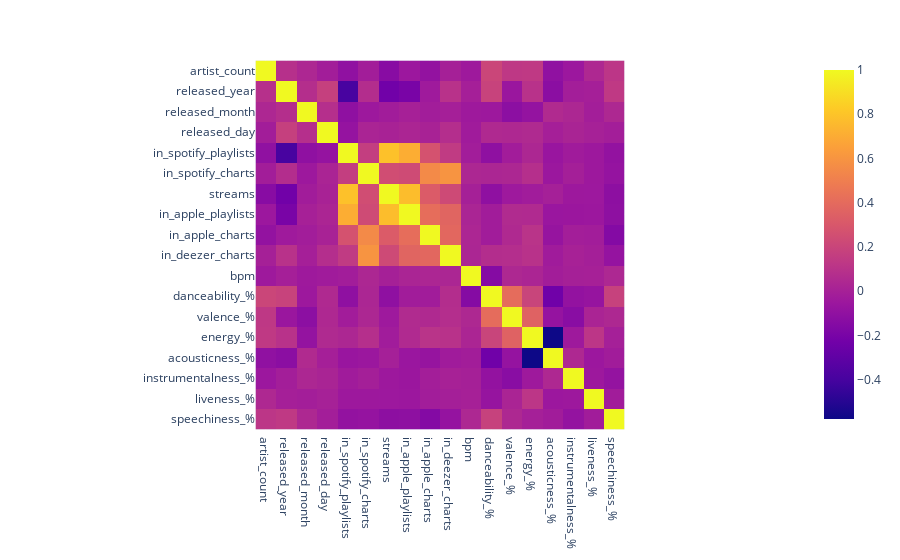

Notebook cell for this chart:
### Code cell
numeric_columns = df.select_dtypes(include=['float64', 'int64']).columns
correlation_matrix = df[numeric_columns].corr()
print(correlation_matrix)
px.imshow(correlation_matrix)

### Figure 1 — Plotly figure (JSON) as saved in the notebook; plotly's stock layout.template omitted (floating-point values rounded to 4 significant figures; data arrays with more than 128 entries replaced by an {"elided": "..."} marker saying what was removed)
{"data": [{"coloraxis": "coloraxis", "hovertemplate": "x: %{x}<br>y: %{y}<br>color: %{z}<extra></extra>", "name": "0", "type": "heatmap", "x": ["artist_count", "released_year", "released_month", "released_day", "in_spotify_playlists", "in_spotify_charts", "streams", "in_apple_playlists", "in_apple_charts", "in_deezer_charts", "bpm", "danceability_%", "valence_%", "energy_%", "acousticness_%", "instrumentalness_%", "liveness_%", "speechiness_%"], "xaxis": "x", "y": ["artist_count", "released_year", "released_month", "released_day", "in_spotify_playlists", "in_spotify_charts", "streams", "in_apple_playlists", "in_apple_charts", "in_deezer_charts", "bpm", "danceability_%", "valence_%", "energy_%", "acousticness_%", "instrumentalness_%", "liveness_%", "speechiness_%"], "yaxis": "y", "z": {"elided": "18x18 float values"}}], "layout": {"coloraxis": {"colorscale": [[0, "#0d0887"], [0.1111, "#46039f"], [0.2222, "#7201a8"], [0.3333, "#9c179e"], [0.4444, "#bd3786"], [0.5556, "#d8576b"], [0.6667, "#ed7953"], [0.7778, "#fb9f3a"], [0.8889, "#fdca26"], [1, "#f0f921"]]}, "margin": {"t": 60}, "xaxis": {"anchor": "y", "constrain": "domain", "domain": [0, 1], "scaleanchor": "y"}, "yaxis": {"anchor": "x", "autorange": "reversed", "constrain": "domain", "domain": [0, 1]}}}
